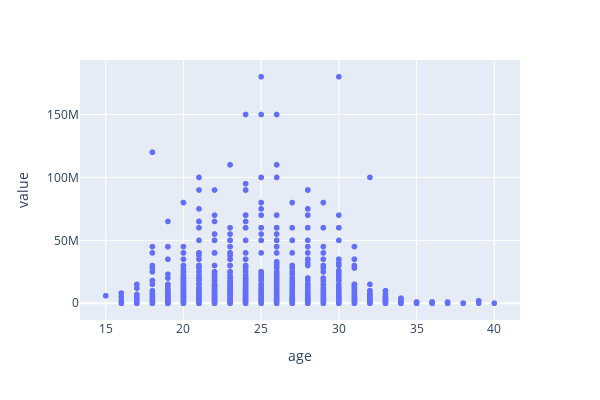

The cell this chart's notebook holds for it:
### Code cell
#Scatter plot of age vs value
px.scatter(clean_data_df,x="age", y="value",width=600, height=400,hover_data=['player'])

### Figure 1 — Plotly figure (JSON) as saved in the notebook; plotly's stock layout.template omitted (floating-point values rounded to 4 significant figures; data arrays with more than 128 entries replaced by an {"elided": "..."} marker saying what was removed)
{"data": [{"customdata": {"elided": "2231x1 str values"}, "hovertemplate": "age=%{x}<br>value=%{y}<br>player=%{customdata[0]}<extra></extra>", "legendgroup": "", "marker": {"color": "#636efa", "symbol": "circle"}, "mode": "markers", "name": "", "showlegend": false, "type": "scattergl", "x": {"elided": "2231 int values"}, "xaxis": "x", "y": {"elided": "2231 int values"}, "yaxis": "y"}], "layout": {"height": 400, "legend": {"tracegroupgap": 0}, "margin": {"t": 60}, "width": 600, "xaxis": {"anchor": "y", "domain": [0, 1], "title": {"text": "age"}}, "yaxis": {"anchor": "x", "domain": [0, 1], "title": {"text": "value"}}}}
